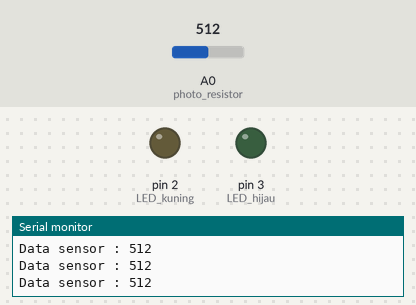
Simulated run of this sketch. Board: Arduino Uno, built with avr-gcc and run on an emulated ATmega328P. Parts: output pins drawn as LEDs (lit = HIGH), the last lines printed to the serial monitor. The test bench sets the inputs (shaded band); at power-on: A0 (photo_resistor) = 512. Pins used as bus, display or sensor lines are not drawn.

Above: at 1.3 s.
1.4 s: A0 (photo_resistor) set to 488
At 2.7 s:
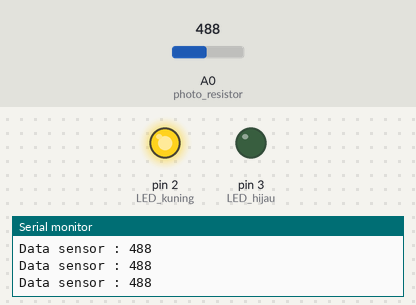
3.0 s: A0 (photo_resistor) set to 159
4.5 s: A0 (photo_resistor) set to 139
At 5.3 s:
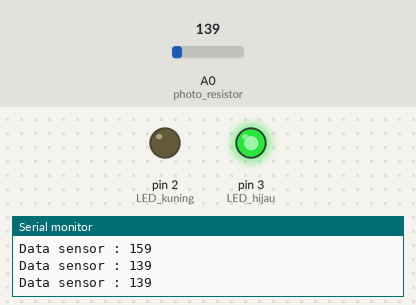
6.0 s: A0 (photo_resistor) set to 160
At 6.4 s:
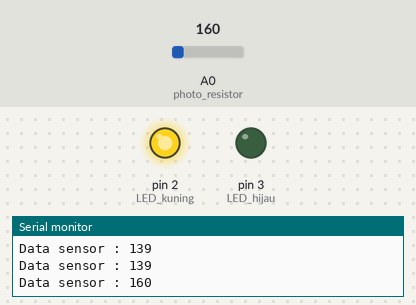
7.5 s: A0 (photo_resistor) set to 140
At 8.8 s:
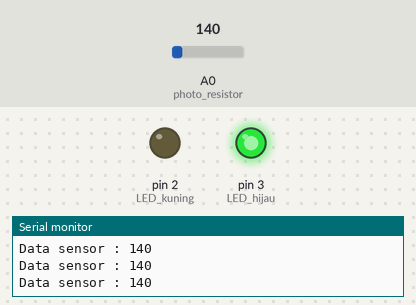
Timing chart, 0 to 10.0 s (numbered marks = the images above; inputs shaded):
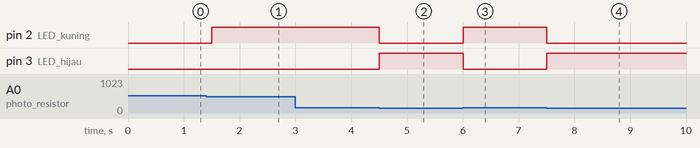

The sketch:

LightDepentResistor_Multi_Indicator.ino
```cpp
int photo_resistor = A0;
int batas_1 = 500;
int batas_2 = 150;
int nilai_sensor;
int LED_merah = 1;
int LED_kuning = 2;
int LED_hijau = 3;
void setup() {
  // put your setup code here, to run once:
pinMode(LED_merah, OUTPUT);
pinMode(LED_kuning, OUTPUT);
pinMode(LED_hijau, OUTPUT);
Serial.begin(9600);
}

void loop() {
nilai_sensor = analogRead(photo_resistor);
Serial.print("Data sensor : ");
Serial.println(nilai_sensor);

if (nilai_sensor > batas_1) {
  digitalWrite(LED_merah, 1);
  digitalWrite(LED_kuning, 0);
  digitalWrite(LED_hijau, 0);
} else if (nilai_sensor <= batas_1 && nilai_sensor >= batas_2) {
  digitalWrite(LED_merah, 0);
  digitalWrite(LED_kuning, 1);
  digitalWrite(LED_hijau, 0);
} else {
  digitalWrite(LED_merah, 0);
  digitalWrite(LED_kuning, 0);
  digitalWrite(LED_hijau, 1);
}
delay(500);
}
```

Measured:
- the behaviour switches between 501 and 500 on A0 (photo_resistor) (found by bisection; images 0 and 1)
- the behaviour switches between 150 and 149 on A0 (photo_resistor) (found by bisection; images 1 and 2)
- after the input at 1.4 s, pin 2 (LED_kuning): LOW → HIGH after 0.10 s
- after the input at 4.5 s, pin 2 (LED_kuning): HIGH → LOW at once; pin 3 (LED_hijau): LOW → HIGH at once
- after the input at 6.0 s, pin 2 (LED_kuning): LOW → HIGH at once; pin 3 (LED_hijau): HIGH → LOW at once
- after the input at 7.5 s, pin 2 (LED_kuning): HIGH → LOW at once; pin 3 (LED_hijau): LOW → HIGH at once
